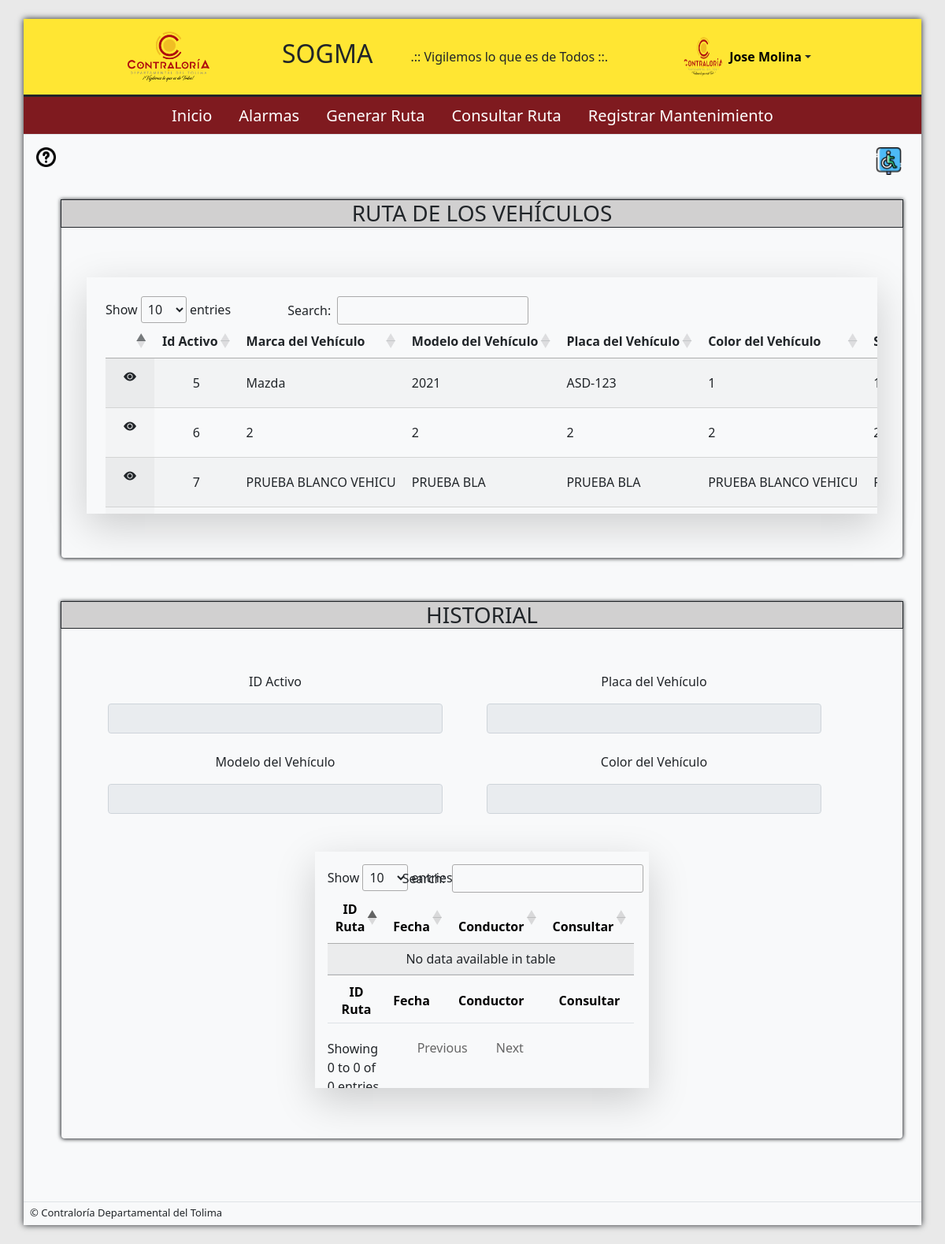
Screenshot of /gestionActivos/consultar/ruta/ (signed in) with the database file from the repository.
### activos/models.py (models this page shows, shortened)
class ActivoVehiculo(models.Model):
    fotoVehiculo=models.ImageField(upload_to='vehiculos', blank=True, default='vehiculos/vehiculo_default.jpg') # pip install pillow
    marcaVehiculo=models.CharField(max_length=20, verbose_name="Marca del Vehículo")
    modeloVehiculo=models.CharField(max_length=10, verbose_name="Modelo del Vehículo")
    placaVehiculo=models.CharField(max_length=10, unique=True, verbose_name="Placa del Vehículo") #Tiene campo Único
    colorVehiculo=models.CharField(max_length=20, verbose_name="Color del Vehículo")
    serialVehiculo=models.CharField(max_length=50, verbose_name="Serial del Vehiculo")
    tipoCombustible=models.CharField(max_length=20, verbose_name="Tipo de Combustible")
    cantidadPasajeros=models.CharField(max_length=5, verbose_name="Cantidad de Pasajeros")
    personaEncargadaVehiculo=models.CharField(max_length=50, verbose_name="Persona a Cargo")
    class CondicionVehiculo (models.TextChoices):
        NUEVO='Nuevo', _("Nuevo")
        USADO='Usado', _("Usado")
    condicionVehiculo=models.CharField(max_length=10, choices=CondicionVehiculo.choices, default=CondicionVehiculo.NUEVO, verbose_name="Condicion del Vehículo")
    fechaIngresoVehiculo=models.DateField(verbose_name="Fecha de Ingreso", help_text="DD/MM/AAAA")
    fechaInicioSoat=models.DateField(verbose_name="Fecha Inicio Soat", help_text="DD/MM/AAAA")
    fechaFinSoat=models.DateField(verbose_name="Fecha Vencimiento Soat", help_text="DD/MM/AAAA")
    fechaInicioTecnicomecanica=models.DateField(verbose_name="Fecha Inicio Tecnicomecanica", help_text="DD/MM/AAAA")
    fechaVencimientoTecnicomecanica=models.DateField(verbose_name="Fecha Vencimiento Tecnicomecanica", help_text="DD/MM/AAAA")
    class EstadoVehiculo(models.TextChoices):
        ACTIVO='Activo', _("Activo")
        INACTIVO='Inactivo', _("Inactivo")
    estadoVehiculo=models.CharField(max_length=10, choices=EstadoVehiculo.choices, default=EstadoVehiculo.ACTIVO, verbose_name="Estado")

### gestionActivos/views.py (the view)
# urls.py: path('consultar/ruta/',consultar_ruta, name="consultar-ruta"),
@login_required(login_url='login')
@permission_required('gestionActivos.view_detalleruta')
def consultar_ruta(request):
    titulo='Consultar-Ruta'
    extintores= ActivoExtintor.objects.all()
    vehiculos=ActivoVehiculo.objects.all()
    equipos=ActivoEquipoOficina.objects.all()
    rutas=GenerarRuta.objects.all()
    vehiculo=None
    if request.method == "POST" and 'editar-vehiculo' in request.POST:
        vehiculo = ActivoVehiculo.objects.get(id=int(request.POST['pk_vehiculo']))
    context={
        'titulo':titulo,
        'extintores':extintores,
        'vehiculos':vehiculos,
        'vehiculo':vehiculo,
        'equipos':equipos,
        'rutas':rutas,
    }
    return render (request, 'gestionActivos/consultarRuta.html', context)

### main/context_processors.py (called while the page is built)
def sesion(request):
    usuario_actual=request.user
    image_user=r"media/usuarios/default.png"
    usuario=None
    if request.user.is_authenticated:
        if Usuario.objects.filter(user_id=usuario_actual.id):
            image_user=Usuario.objects.get(user_id=usuario_actual.id).foto.url
            usuario=Usuario.objects.get(user_id=usuario_actual.id)
    context={
        'usuario_actual':usuario_actual,
        'image_user':image_user,
        'usuario':usuario
    }
    return context

### main/templates/gestionActivos/consultarRuta.html (shortened to what this page needs)
{% extends 'partials/body.html' %}
{% load static %}
{% load crispy_forms_tags %}
{% block menu %}
{% include 'partials/nav.html' %}
{% endblock menu %}
{% block contenido %}
<div id="div-caja3" class="container p-3 d-flex
    justify-content-center pe-4 pt-0 mt-0 w-100">
    <form action="" method="POST" id="div-cajas" class="container p-3 my-4 mt-0
        pb-4">
        <div class="m-3 rounded-bottom w-100" style="box-shadow:
            0px 0px 5px 1px;">
            <div class="w-100" style="box-shadow: 0px 0px 0px 1px; background-color: rgb(209,
                208, 208);">
                <h3 style="text-align: center;">RUTA DE LOS VEHÍCULOS</h3>
            </div>
            <br>
            <div class="d-flex flex-column w-100 pe-3">
                <div class="d-flex justify-content-center pb-4 mb-4 m-2 w-100
                    p-3">
                    <div class="overflow-auto shadow-lg p-4
                        height-config-tabla1 m-2 w-100" style="height: 300px;">
                        <table id="example" class="table-striped display
                            nowrap">
                            <thead>
                                <tr>
                                    <th></th>
                                    <th>Id Activo</th>
                                    <th>Marca del Vehículo</th>
                                    <th>Modelo del Vehículo</th>
                                    <th>Placa del Vehículo</th>
                                    <th>Color del Vehículo</th>
                                    <th>Serial del Vehículo</th>
                                </tr>
                            </thead>
                            <tbody>
                                {% for vehiculo in vehiculos %}
                                <tr>
                                    <td>
                                        <form action="" method="POST"
                                            class="col-4">
                                            <button class="btn btn-block"
                                                onClick="editarVehiculo()"
                                                name="editar-vehiculo">
                                                <i class="bi bi-eye-fill"></i>
                                            </button>
                                        </form>
                                    </td>
                                    <td class="text-center">{{vehiculo.id}}</td>
                                    <td>{{vehiculo.marcaVehiculo}}</td>
                                    <td>{{vehiculo.modeloVehiculo}}</td>
                                    <td>{{vehiculo.placaVehiculo}}</td>
                                    <td>{{vehiculo.colorVehiculo}}</td>
                                    <td>{{vehiculo.serialVehiculo}}</td>
                                </tr>
                                {% endfor %}
                            </tbody>
                        </table>
                    </div>
                </div>
            </div>
        </div>
        <br>
        <div class="m-3 rounded-bottom w-100" style="box-shadow: 0px 0px 5px 1px;">
            <div class="w-100">
                <div class="w-100" style="box-shadow: 0px 0px 0px 1px; background-color:
                    rgb(209, 208, 208);">
                    <h3 style="text-align: center;">HISTORIAL</h3>
                </div>
                <br>
                <div class="p-3 div-cajas2 w-100">
                    <div class="text-center w-100">
                        <div class="d-inline-block width-20 ms-1 me-5">
                            <label for="basic-url" class="form-label w-75 p-2">ID
                                Activo</label>
                            <div class="input-group mb-3 w-100">
                                <input type="text" class="form-control text-center" disabled
                                    id="" value="{{vehiculo.id}}"
                                    aria-describedby="basic-addon3">
                            </div>
                        </div>
                        <div class="d-inline-block width-20 ms-1 me-5">
                            <label for="basic-url" class="form-label w-75 p-2">Placa
                                del Vehículo</label>
                            <div class="input-group mb-3 w-100">
                                <input type="text" class="form-control text-center" disabled
                                    id="" value="{{vehiculo.placaVehiculo}}"
                                    aria-describedby="basic-addon3">
                            </div>
                        </div>
                        <div class="d-inline-block width-20 ms-1 me-5">
                            <label for="basic-url" class="form-label w-75 p-2">Modelo
                                del Vehículo</label>
                            <div class="input-group mb-3 w-100">
                                <input type="text" class="form-control text-center" disabled
                                    id="" value="{{vehiculo.modeloVehiculo}}"
                                    aria-describedby="basic-addon3">
                            </div>
                        </div>
                        <div class="d-inline-block width-20 ms-1 me-5">
                            <label for="basic-url" class="form-label w-75 p-2">Color
                                del Vehículo</label>
                            <div class="input-group mb-3 w-100">
                                <input type="text" class="form-control text-center" disabled
                                    id="" value="{{vehiculo.colorVehiculo}}"
                                    aria-describedby="basic-addon3">
                            </div>
                        </div>
                    </div>
                    <br>
                    <div class="mt-2 w-100 d-flex
                        justify-content-center">
                        <div class="shadow-lg tabla-historial p-3
                            overflow-auto" style="height:
                            300px;">
                            <table id="example2" class="table
                                table-striped">
                                <thead>
                                    <tr>
                                        <th class="text-center">ID
                                            Ruta</th>
                                        <th>Fecha</th>
                                        <th>Conductor</th>
                                        <th class="text-center">Consultar</th>
                                    </tr>
                                </thead>
                                <tbody>
                                </tbody>
                                <tfoot>
                                    <tr>
                                        <th class="text-center">ID
                                            Ruta</th>
                                        <th>Fecha</th>
                                        <th>Conductor</th>
                                        <th class="text-center">Consultar</th>
                                    </tr>
                                </tfoot>
                            </table>
                        </div>
                    </div>
                </div>
            </div>
            <br>
            <br>
        </div>
    </form>
</div>
{% endblock contenido %}

### main/templates/partials/header.html (shortened to what this page needs)
{% load static %}
<header id="bar-header"
    class="border-bottom border-3 border-dark d-flex flex-wrap
    align-items-center justify-content-center
    py-3 border-bottom">
    <div class="d-flex align-items-center img-contraloria">
        <a href="" class="d-flex align-items-center mb-2 mb-md-0
            text-dark text-decoration-none">
            <img class="w-50 ms-3" src="{% static 'img/logo_contraloria.png' %}"
                alt="">
        </a>
        <h2 class="ps-1 fs-2">SOGMA</h2>
    </div>
    <span class="ps-5 slogan">.:: Vigilemos lo que es de Todos ::.</span>
    {% if user.is_authenticated %}
    <div class="dropdown d-flex align-items-end ms-5 me-4 ps-5
        icono-login">
        <a href="#" class="d-flex align-items-center link-dark
            text-decoration-none dropdown-toggle" id="dropdownUser2"
            data-bs-toggle="dropdown" aria-expanded="false">
            <div class="image">
                    <img src="{{MEDIA_URL}}{{image_user}}" alt="user Image"
                    width="50"
                    height="50" class="rounded-circle me-2">
            </div>
            <div class="info text-black">
                <strong>{{usuario_actual.first_name}}
                    {{usuario_actual.last_name}}</strong>
            </div>
        </a>
    </div>
    {% endif %}
</header>

### static/css/style.css (style rules this page uses)
#bar-header { background-color: #ffe633; }
.color-bg { background-color:#e9e9e9; }
.width-20 { width: 20%; }
.height-config-tabla1 { height: 400px; }
@media (max-width:1500px) { .tabla-historial { width: 50%; } }
@media (max-width: 1200px) { #div-cajas div, .div-cajas2 div { width: 26%; } }
@media (max-width: 1200px) { #div-caja3 div { width: 41%; } }
@media (max-width: 1200px) { #bar-header { padding: 20px; display: flex; justify-content: space-between; } }
@media (max-width: 1200px) { .slogan { margin-right: 0; } }
@media (max-width: 1200px) { .tabla-historial { width: 75%; } }

### rows the page displays
ActivoVehiculo: id "5", marcaVehiculo "Mazda", modeloVehiculo "2021", placaVehiculo "ASD-123", colorVehiculo "1"
ActivoVehiculo: id "6", marcaVehiculo "2", modeloVehiculo "2", placaVehiculo "2", colorVehiculo "2"
ActivoVehiculo: id "7", marcaVehiculo "PRUEBA BLANCO VEHICU", modeloVehiculo "PRUEBA BLA", placaVehiculo "PRUEBA BLA", colorVehiculo "PRUEBA BLANCO VEHICU"

### other values shown
{{ usuario_actual.first_name }} "Jose"
{{ usuario_actual.last_name }} "Molina"
